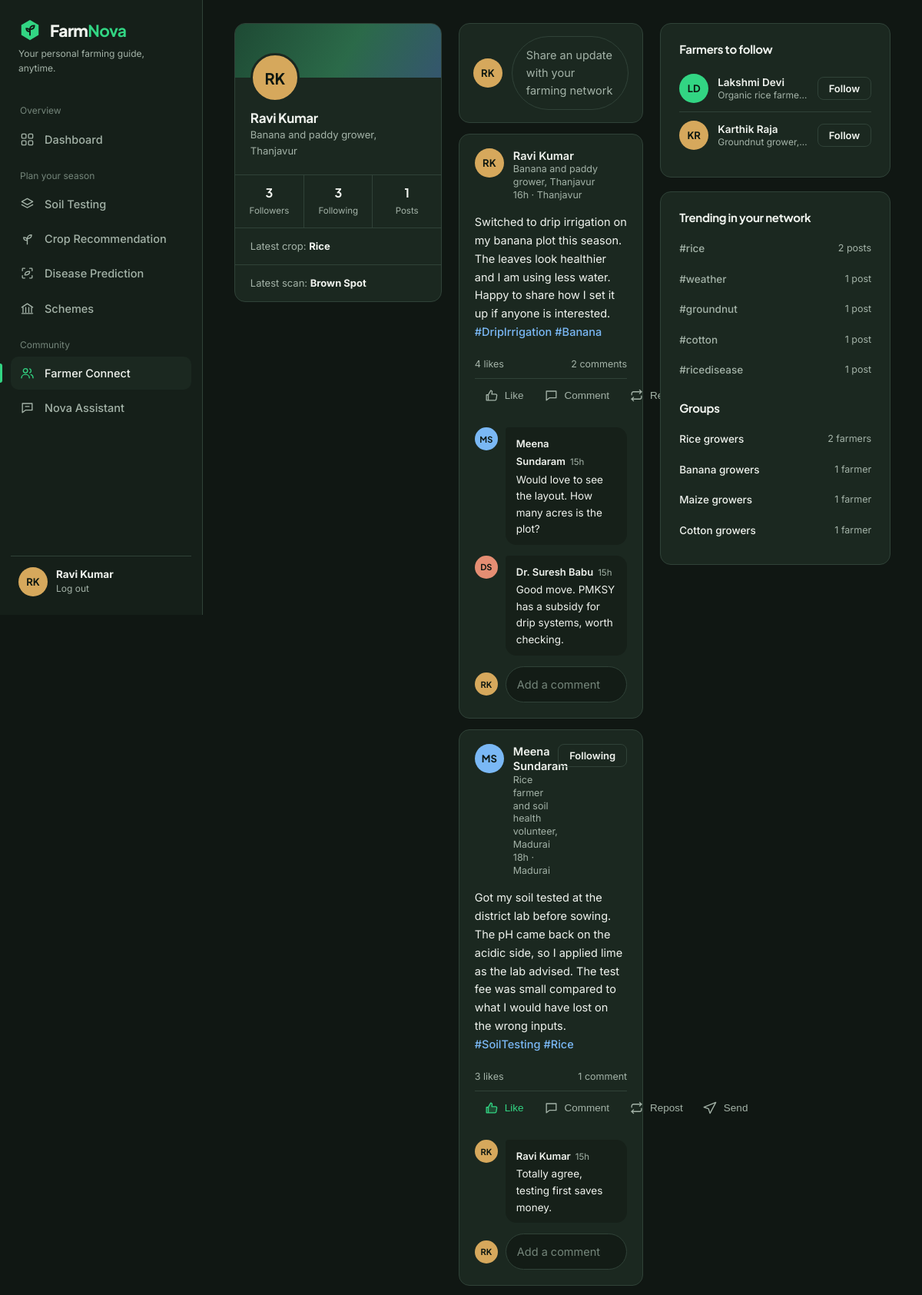
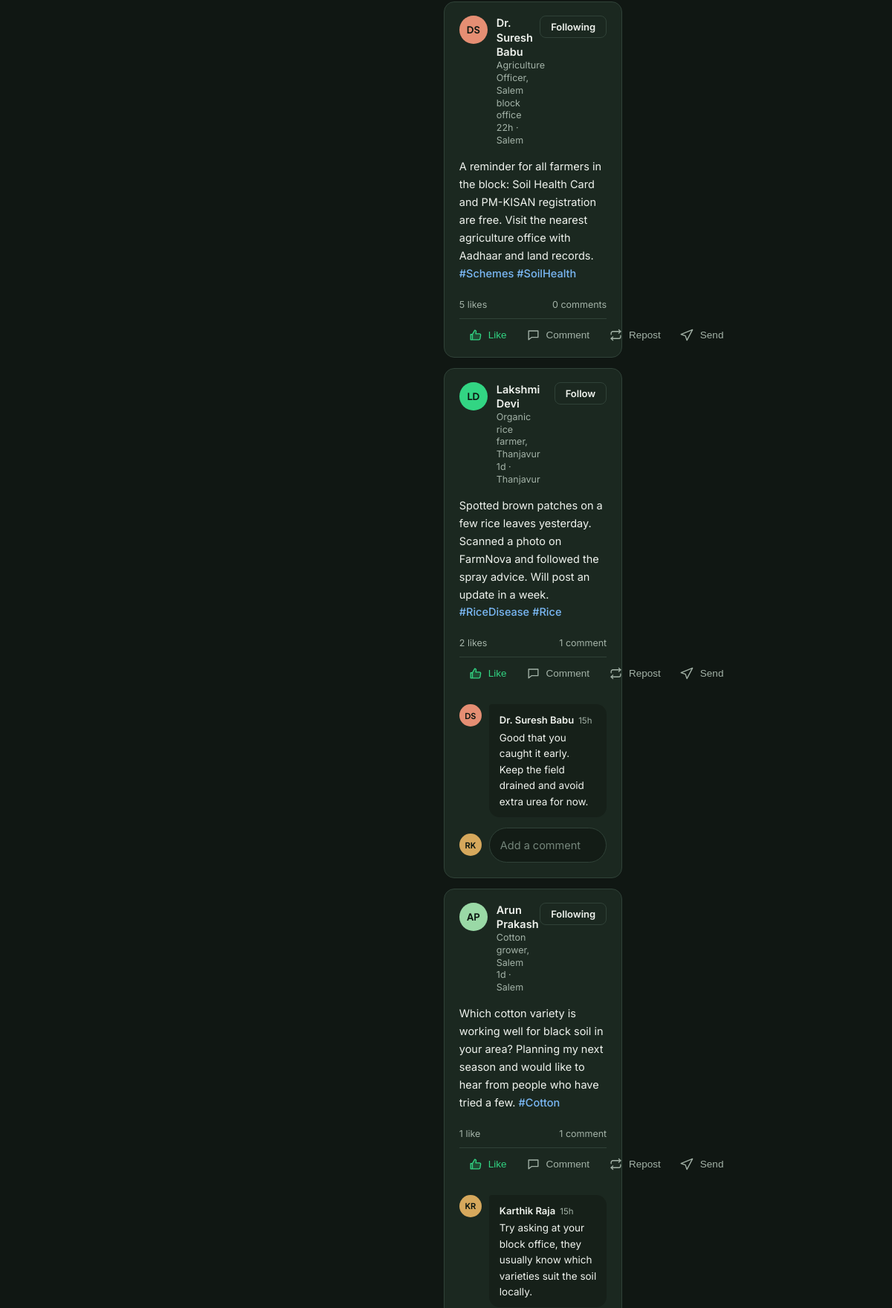
Screenshot of /connect (signed in, upper part) with the database file from the repository (2 pictures, top to bottom).
### main.py (models this page shows)
class User(Base):
    __tablename__ = "users"
    id = Column(Integer, primary_key=True)
    name = Column(String(80)); email = Column(String(120), unique=True)
    pw = Column(String(200)); region = Column(String(60)); crop = Column(String(40))

class Report(Base):            # latest crop / disease results, shared across modules
    __tablename__ = "reports"
    id = Column(Integer, primary_key=True); user_id = Column(Integer)
    kind = Column(String(20)); title = Column(String(80)); detail = Column(Text)
    at = Column(DateTime, default=datetime.utcnow)

class Post(Base):
    __tablename__ = "posts"
    id = Column(Integer, primary_key=True); user_id = Column(Integer)
    text = Column(Text); at = Column(DateTime, default=datetime.utcnow)

class Comment(Base):
    __tablename__ = "comments"
    id = Column(Integer, primary_key=True); post_id = Column(Integer); user_id = Column(Integer)
    text = Column(Text); at = Column(DateTime, default=datetime.utcnow)

### main.py (the view)
@app.api_route("/connect", methods=["GET", "POST"])
async def connect(request: Request):
    u, db = me(request)
    if not u: return RedirectResponse("/")
    if request.method == "POST":
        f = await request.form()
        if f.get("text", "").strip():
            db.add(Post(user_id=u.id, text=f["text"].strip())); db.commit()
        return RedirectResponse("/connect", 303)
    posts = db.query(Post).order_by(Post.id.desc()).limit(40).all()
    people = {x.id: x for x in db.query(User).all()}
    following = {f.target_id for f in db.query(Follow).filter_by(user_id=u.id)}
    likes, comments = {}, {}
    for l in db.query(Like).all(): likes.setdefault(l.post_id, set()).add(l.user_id)
    for c in db.query(Comment).order_by(Comment.id).all(): comments.setdefault(c.post_id, []).append(c)
    stats = dict(followers=db.query(Follow).filter_by(target_id=u.id).count(), following=len(following),
                 posts=db.query(Post).filter_by(user_id=u.id).count())
    tags = Counter(t.lower() for p in db.query(Post).all() for t in re.findall(r"#(\w+)", p.text)).most_common(5)
    groups = Counter(x.crop for x in people.values()).most_common(4)
    return page(request, "connect.html", posts=posts, people=people, following=following, likes=likes, comments=comments,
                stats=stats, tags=tags, groups=groups, prefill=request.query_params.get("share", ""),
                last_crop=latest(db, u.id, "crop"), last_dis=latest(db, u.id, "disease"))

### templates/connect.html (shortened to what this page needs)
{% extends "base.html" %}{% from "_m.html" import av, ic %}{% block body %}
<div class="net">
<aside class="pnl pf"><div class="cover"></div><div class="b">{{av(user,'lg')}}<h3>{{user.name}}</h3><p>{{headline(user)}}</p></div>
<div class="pst"><div><b>{{stats.followers}}</b><span>Followers</span></div><div><b>{{stats.following}}</b><span>Following</span></div><div><b>{{stats.posts}}</b><span>Posts</span></div></div>
<a class="lk" href="/crop">Latest crop: <b style="color:var(--tx)">{{last_crop.title if last_crop else 'none yet'}}</b></a><a class="lk" href="/disease">Latest scan: <b style="color:var(--tx)">{{last_dis.title if last_dis else 'none yet'}}</b></a></aside>
<section>
<div class="pnl cmpz"><div class="row">{{av(user)}}<button class="fake" id="op" type="button">Share an update with your farming network</button></div>
</div>
{% for p in posts %}{% set a=people.get(p.user_id) %}{% set lk=likes.get(p.id,[]) %}{% set cs=comments.get(p.id,[]) %}
<article class="pnl post" id="p{{p.id}}"><div class="hd">{% if a %}{{av(a)}}{% endif %}<div class="m"><b>{{a.name if a else 'Farmer'}}</b><small>{{headline(a) if a}}</small><small>{{p.at|ago}} &middot; {{a.region if a}}</small></div>
{% if a and a.id!=user.id %}<form method="post" action="/follow/{{a.id}}"><button class="btn ghost s">{{'Following' if a.id in following else 'Follow'}}</button></form>{% endif %}</div>
<div class="bd">{{p.text|tagify}}</div>
<div class="cnt"><span id="lc{{p.id}}">{{lk|length}} like{{'' if lk|length==1 else 's'}}</span><span>{{cs|length}} comment{{'' if cs|length==1 else 's'}}</span></div>
<div class="pbar"><button class="pa {{'on' if user.id in lk}}" data-like="{{p.id}}">{{ic('like')}}Like</button><button class="pa" data-cm="{{p.id}}">{{ic('comment')}}Comment</button>
<form method="post" action="/repost/{{p.id}}"><button class="pa">{{ic('repost')}}Repost</button></form><button class="pa" data-send="{{p.text}}">{{ic('send')}}Send</button></div>
<div class="cm {{'on' if cs}}" id="cm{{p.id}}">{% for c in cs %}{% set ca=people.get(c.user_id) %}<div class="cmi">{% if ca %}{{av(ca,'xs')}}{% endif %}<div><b>{{ca.name if ca else 'Farmer'}}</b><small>{{c.at|ago}}</small><p>{{c.text}}</p></div></div>{% endfor %}
<form class="cmf" method="post" action="/comment/{{p.id}}">{{av(user,'xs')}}<input name="text" placeholder="Add a comment" aria-label="Add a comment" required></form></div></article>
{% else %}<div class="empty" style="margin-top:16px">{{ic('connect')}}<h3>No posts yet</h3><p>Be the first to share something.</p></div>{% endfor %}</section>
<aside class="rail"><div class="pnl pad"><h3>Farmers to follow</h3>
{% for id,f in people.items() if id!=user.id and id not in following %}{% if loop.index<=20 %}<div class="ppl">{{av(f)}}<div class="m"><b>{{f.name}}</b><small>{{headline(f)}}</small></div><form method="post" action="/follow/{{id}}"><button class="btn ghost s">Follow</button></form></div>{% endif %}{% else %}<p class="mut sm">You follow everyone here.</p>{% endfor %}</div>
<div class="pnl pad" style="margin-top:18px"><h3>Trending in your network</h3>{% for t,n in tags %}<div class="tg"><span class="ht" style="font-size:13.5px">#{{t}}</span><span>{{n}} post{{'' if n==1 else 's'}}</span></div>{% endfor %}
<h3 style="margin-top:20px">Groups</h3>{% for c,n in groups %}<div class="tg"><b style="font-weight:500">{{c}} growers</b><span>{{n}} farmer{{'' if n==1 else 's'}}</span></div>{% endfor %}</div></aside></div>{% endblock %}

### templates/base.html (shortened to what this page needs)
{% from "_m.html" import ic, av %}<!DOCTYPE html><html lang="en"><head><meta charset="utf-8">
<link rel="stylesheet" href="/static/style.css">
<script>Chart.defaults.color='#A4B3A8';Chart.defaults.borderColor='#30423880';Chart.defaults.font.family='Inter, sans-serif';</script></head><body>
{% if user %}<div class="shell"><nav>
<div class="brand"><svg viewBox="0 0 32 32"><path d="M16 2 28 9v14L16 30 4 23V9Z" fill="#32D583"/><path d="M16 23v-8m0 0c0-3 2-5 6-5 0 3-2 5-6 5Zm0 3c0-2-1.5-4-5-4 0 2 1.5 4 5 4Z" stroke="#101713" stroke-width="2" fill="none" stroke-linecap="round"/></svg><span>Farm<b>Nova</b></span></div>
<div class="tagline">Your personal farming guide, anytime.</div>
<div class="navlbl">Overview</div>
<a class="nl {{'on' if active=='dashboard'}}" href="/dashboard" title="Dashboard">{{ic('dashboard')}}<span>Dashboard</span></a>
<div class="navlbl">Plan your season</div>
{% for k,t in [('soil','Soil Testing'),('crop','Crop Recommendation'),('disease','Disease Prediction'),('schemes','Schemes')] %}
<a class="nl {{'on' if active==k}}" href="/{{k}}" title="{{t}}">{{ic(k)}}<span>{{t}}</span></a>{% endfor %}
<div class="navlbl">Community</div>
<a class="nl {{'on' if active=='connect'}}" href="/connect" title="Farmer Connect">{{ic('connect')}}<span>Farmer Connect</span></a>
<a class="nl {{'on' if active=='nova'}}" href="/nova" title="Nova Assistant">{{ic('nova')}}<span>Nova Assistant</span></a>
<div class="who">{{av(user)}}<div><b>{{user.name}}</b><a href="/logout">Log out</a></div></div></nav>
<main>{% block body %}{% endblock %}</main></div>
{% else %}{% block bare %}{% endblock %}{% endif %}
{% block js %}{% endblock %}</body></html>

### templates/_m.html (shortened to what this page needs)
{% macro av(u, size='') %}{% set p=u.name.split() %}<span class="av a{{(u.id or 0)%5}} {{size}}">{{(p[0][0] ~ (p[1][0] if p|length>1 else ''))|upper}}</span>{% endmacro %}
{% macro ic(n) %}<svg class="ic" viewBox="0 0 24 24" aria-hidden="true">{{P[n]|safe}}</svg>{% endmacro %}

### rows the page displays
User: name "Ravi Kumar", email "Banana and paddy grower, Thanjavur", region "Thanjavur", crop "Banana", id "1"
Report: title "Rice"
Report: title "Brown Spot"
Post: value "RK RK", at|ago "16h", text|tagify "Switched to drip irrigation on my banana plot this season. The leaves look healthier and I am using less water. Happy to share how I set it up if anyone is interested. #DripIrrigation #Banana", lk "4", value "s", cs "2"
Comment: value "MS", at|ago "15h", text "Would love to see the layout. How many acres is the plot?"
User: name "Meena Sundaram", email "Rice farmer and soil health volunteer, Madurai", region "Madurai", crop "Rice", id "2", value "s"
Comment: value "DS", at|ago "15h", text "Good move. PMKSY has a subsidy for drip systems, worth checking."
User: name "Dr. Suresh Babu", email "Agriculture Officer, Salem block office", region "Salem", crop "Maize", n "1"
Post: value "MS RK", at|ago "18h", id "Following", text|tagify "Got my soil tested at the district lab before sowing. The pH came back on the acidic side, so I applied lime as the lab advised. The test fee was small compared to what I would have lost on the wrong inputs. #SoilTesting #Rice", lk "3", value "s", cs "1"
Comment: value "RK", at|ago "15h", text "Totally agree, testing first saves money."
Post: value "DS", at|ago "22h", id "Following", text|tagify "A reminder for all farmers in the block: Soil Health Card and PM-KISAN registration are free. Visit the nearest agriculture office with Aadhaar and land records. #Schemes #SoilHealth", lk "5", value "s", cs "0"
Post: value "LD RK", at|ago "1d", id "Follow", text|tagify "Spotted brown patches on a few rice leaves yesterday. Scanned a photo on FarmNova and followed the spray advice. Will post an update in a week. #RiceDisease #Rice", lk "2", value "s", cs "1"
User: name "Lakshmi Devi", email "Organic rice farmer, Thanjavur", region "Thanjavur", value "LD", email "Organic rice farme…"
Comment: value "DS", at|ago "15h", text "Good that you caught it early. Keep the field drained and avoid extra urea for now."
Post: value "AP", at|ago "1d", id "Following", text|tagify "Which cotton variety is working well for black soil in your area? Planning my next season and would like to hear from people who have tried a few. #Cotton", lk "1", cs "1"
User: name "Arun Prakash", email "Cotton grower, Salem", region "Salem", crop "Cotton", n "1"
Comment: value "KR", at|ago "15h", text "Try asking at your block office, they usually know which varieties suit the soil locally."
User: name "Karthik Raja", value "KR", email "Groundnut grower,…"

### other values shown
{{ t }} "Soil Testing" "Crop Recommendation" "Disease Prediction" "Schemes"
{{ (p[0][0] ~ (p[1][0] if p|length>1 else ''))|upper }} "RK RK RK"
{{ stats.followers }} "3"
{{ stats.following }} "3"
{{ stats.posts }} "1"
{{ t }} "rice" "weather" "groundnut" "cotton" "ricedisease"
{{ n }} "2" "1" "1" "1" "1"
{{ '' if n==1 else 's' }} "s"
